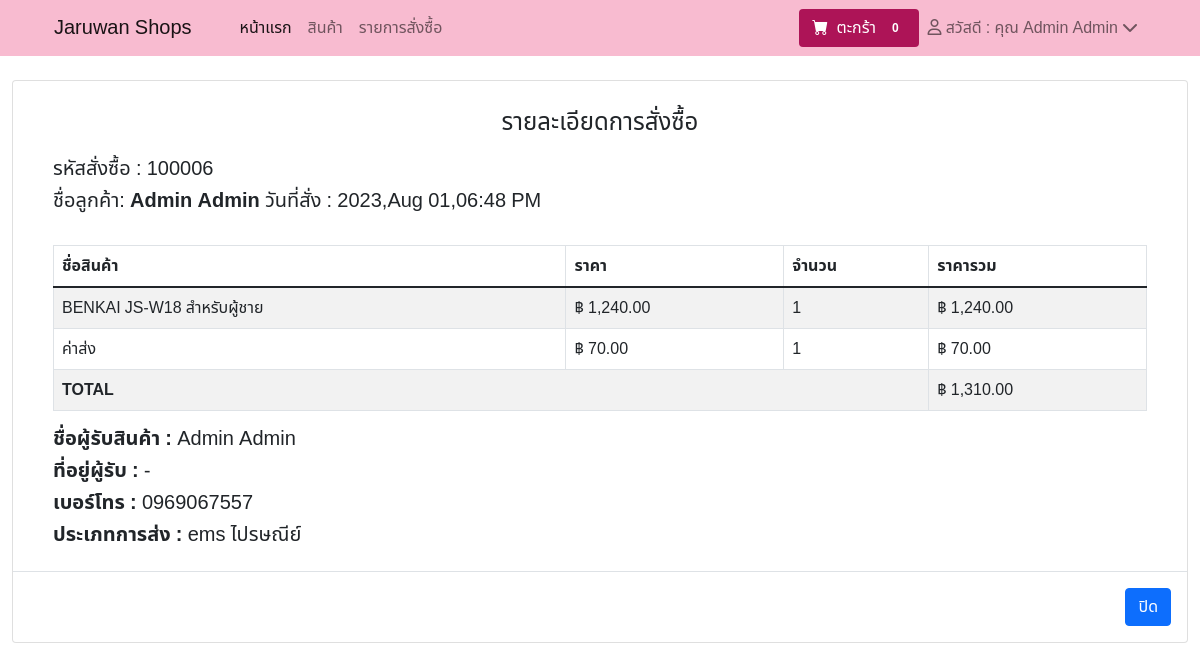
Page /emp/report_sell_user.php?id=100006 (signed in) on the committed database.
### tables this page shows
CREATE TABLE `contact` (
  `id_con` int(11) DEFAULT NULL,
  `name` varchar(255) NOT NULL,
  `map` varchar(500) NOT NULL,
  `facebook` varchar(50) DEFAULT NULL,
  `line` varchar(30) DEFAULT NULL,
  `tol` varchar(10) DEFAULT NULL,
  `email` varchar(255) NOT NULL,
  `address` varchar(500) NOT NULL
);

CREATE TABLE `purchase` (
  `purchaseid` int(11) NOT NULL,
  `q_id` varchar(10) NOT NULL,
  `ID` varchar(50) NOT NULL,
  `date_purchase` datetime NOT NULL,
  `stu` int(1) NOT NULL,
  `name_booking` varchar(100) NOT NULL,
  `tel_booking` varchar(10) NOT NULL,
  `add_booking` varchar(300) NOT NULL,
  `email` varchar(255) NOT NULL,
  `transport` int(1) NOT NULL,
  `img` varchar(100) NOT NULL
);

CREATE TABLE `user` (
  `ID` int(11) NOT NULL,
  `Username` varchar(50) NOT NULL,
  `Password` varchar(100) NOT NULL,
  `Firstname` varchar(100) NOT NULL,
  `Lastname` varchar(100) NOT NULL,
  `Tel` varchar(10) NOT NULL,
  `email` varchar(255) NOT NULL,
  `Add_user` varchar(30) NOT NULL,
  `Userlevel` int(1) NOT NULL
);

CREATE TABLE `purchase_detail` (
  `pdid` int(11) NOT NULL,
  `q_id` varchar(11) NOT NULL,
  `product_id` int(11) NOT NULL,
  `price` float NOT NULL,
  `quantity` int(11) NOT NULL
);

CREATE TABLE `product` (
  `product_id` int(11) NOT NULL,
  `category_id` int(11) NOT NULL,
  `product_name` varchar(30) NOT NULL,
  `price` double NOT NULL,
  `num` int(10) NOT NULL,
  `photo` varchar(150) NOT NULL,
  `product_status` varchar(100) NOT NULL,
  `ctgo` int(11) NOT NULL
);

### emp/report_sell_user.php (the view, shortened to what this page needs)
<!doctype html>
<html lang="en">
<head>
        <link href="https://cdn.jsdelivr.net/npm/bootstrap-icons@1.5.0/font/bootstrap-icons.css" rel="stylesheet" />
        <link href="../css/styles.css" rel="stylesheet" />
    </head>
<body>
      <?php
      include('nav_cart.php');
	  ?>
      <br>
                             <?php
                                include('../config/server.php');
                                $sql1="select * from purchase
                                left join user on user.ID = purchase.ID
                                where q_id='".$_GET['id']."'";
                                $dquery1=$conn->query($sql1);
                                $drow1=$dquery1->fetch_array()
                            ?>
<div class="content" id="details<?php echo $drow1['purchaseid']; ?>" tabindex="-1" role="dialog" aria-labelledby="myModalLabel" aria-hidden="true">
            <div class="container-fluid">
                <div class="row">
                    <div class="col-md-12">
                        <div class="card">
                             <div class="header">
                <center><h4 class="modal-title" id="myModalLabel">รายละเอียดการสั่งซื้อ</h4></center>
            </div>
            <div class="modal-body">
                <div class="container-fluid">
                    <h5>รหัสสั่งซื้อ : <?php echo $drow1['q_id']; ?></h5>
                    <h5>ชื่อลูกค้า: <b><?php echo $drow1['Firstname']; ?> <?php echo $drow1['Lastname']; ?></b>
                        <span class="pull-right">
                            วันที่สั่ง : <?php echo date('Y,M d,h:i A', strtotime($drow1['date_purchase'])) ?>
                        </span>
                    </h5><br/>
                    <table class="table table-bordered table-striped">
                        <thead>
                            <th>ชื่อสินค้า</th>
                            <th>ราคา</th>
                            <th>จำนวน</th>
                            <th>ราคารวม</th>
                        </thead>
                        <tbody>
                            <?php
                                include('../config/server.php');
                                $sql="select purchase_detail.* , purchase.* , product.*, sum(purchase_detail.price) AS pi from purchase_detail
                                left join purchase on purchase.q_id = purchase_detail.q_id
                                left join product on product.product_id = purchase_detail.product_id
                                where purchase_detail.q_id='".$drow1['q_id']."'";
                                $dquery=$conn->query($sql);
                                while($drow=$dquery->fetch_array()){
                                    $pi = $drow['pi'];
                                    ?>
                                    <tr>
                                        <td><?php echo $drow['product_name']; ?></td>
                                        <td class="text-right">&#3647; <?php echo number_format($drow['price'], 2); ?></td>
                                        <td><?php echo $drow['quantity']; ?></td>
                                        <td class="text-right">&#3647;
                                            <?php
                                                $subt = $drow['price']*$drow['quantity'];
                                                echo number_format($subt, 2);
                                            ?>
                                        </td>
                                    </tr>
                                    <?php
                                }
                            ?>
                             <tr>
                                <td class="y">ค่าส่ง</td>
                                <?php
                                if($drow1['transport']==1){
                                    $x = 50;
                                }
                                elseif($drow1['transport']==2){
                                    $x = 70;
                                }
                                elseif($drow1['transport']==3){
                                    $x = 70;
                                }
                                elseif($drow1['transport']==4){
                                    $x = 60;
                                }
                                ?>
                                <td class="text-right y">&#3647; <?php echo number_format($x, 2); ?></td>
                                <td class="text-right y"><?php echo 1 ?></td>
                                <td class="text-right y">&#3647; <?php echo number_format($x, 2); ?></td>
                            </tr>
                            <tr>
                                <td colspan="3" class="text-right y"><b>TOTAL</b></td>
                                <td class="text-right y">&#3647; <?php echo number_format($pi+$x, 2); ?></td>
                            </tr>
                        </tbody>
                    </table>
                    <h5 class="y"><b>ชื่อผู้รับสินค้า :</b> <?php echo $drow1['name_booking']; ?></h5>
                    <h5 class="y"><b>ที่อยู่ผู้รับ :</b> <?php echo $drow1['add_booking']; ?></h5>
                    <h5 class="y"><b>เบอร์โทร :</b> <?php echo $drow1['tel_booking']; ?></h5>
                    <h5 class="y"><b>ประเภทการส่ง :</b>
                    <?php
                    if($drow1['transport']==1){
                        echo 'ส่งแบบธรรมดา';
                    }
                    elseif($drow1['transport']==2){
                        echo 'ems ไปรษณีย์';
                    }
                    elseif($drow1['transport']==3){
                        echo 'kerry';
                    }
                    elseif($drow1['transport']==4){
                        echo 'Flash';
                    }
                    ?>
                    </h5>
                </div>
			</div>
            <div class="modal-footer">
                <a type="button" href="product_user_buy.php" class="btn btn-primary" data-dismiss="modal">ปิด</a>
            </div>
        </div>
    </div>
</div>

### emp/nav_cart.php (shortened to what this page needs)
<link rel="stylesheet" type="text/css" href="https://cdnjs.cloudflare.com/ajax/libs/font-awesome/6.2.0/css/all.min.css">
<like rel="stylesheet" type="text/css" href="print.css">
<nav class="navbar navbar-expand-lg navbar-light sticky-top" style="background-color: #f8bbd0;">
            <div class="container px-4">
            <?php
            include('../config/db.php');
            $teac = $conn->prepare('SELECT * From contact where id_con = 1');
            $teac->execute();
            $teacs = $teac->fetch();
            if (!$teacs) {
            }else{
            ?>
                <a class="navbar-brand text-dack" href="#!">
                <?php echo $teacs['name'];?>
                </a>
            <?php } ?>
                <div class="collapse navbar-collapse" id="navbarSupportedContent">
                    <ul class="navbar-nav me-auto mb-2 mb-lg-0 ms-lg-4 justify-content-between">
                        <li class="nav-item"><a class="nav-link active text-dack" aria-current="page" href="../index.php">หน้าแรก</a></li>
                        <li class="nav-item"><a class="nav-link text-dack" href="../index.php">สินค้า</a></li>
                            <?php if(!empty($_SESSION['Firstname'])) {?>
                            <li class="nav-item"><a class="nav-link" href="product_user_buy.php">รายการสั่งซื้อ</a></li>
                            <?php }?>
                    </ul>
                    <form class="form-inline">
                        <a class="btn text-white" type="submit" href="updatecart.php" style="background-color: #ad1457">
                            <i class="bi-cart-fill me-1"></i>
                            ตะกร้า
                            <?php if(isset($_SESSION['cart'])){
                              $i = 0;
                              foreach($_SESSION['cart'] as $qty){
                              $i += $qty;
                              }
                              ?>
                              <span class="badge bg-Success text-white ms-1 rounded-pill"><?php echo $i;?></span>
                            <?php }else{ $i = 0;?>
                            <span class="badge bg-Success text-white ms-1 rounded-pill"><?php echo $i;?></span>
                            <?php } ?>
                            </a>
                    </form>
                    <ul class="navbar-nav">
                    <li class="nav-item dropdown">
                      <?php if(!empty($_SESSION['Firstname'])) {?>
                        <a class="nav-link" id="navbarDropdown" href="#" role="button" data-bs-toggle="dropdown" aria-expanded="false"><i class="fa-regular fa-user"></i> สวัสดี : คุณ <?php echo $_SESSION['Firstname']?> <?php echo $_SESSION['Lastname']?> <i class="fa-solid fa-chevron-down"></i></a>
                      <?php }else{?>
                        <li><a class="nav-link text-dack" href="../login.php" ><i class="fa-solid fa-right-from-bracket"></i> เข้าสู่ระบบ</a></li>
                      <?php }?>
                    </li>
                    </ul>
                  </div>
            </div>
        </nav>

### emp/nav_cart.php (style rules this page uses)
body { height: 200px; min-height: 100vh; overflow-x: hidden; font-family: 'Noto Sans Thai', sans-serif; }

### rows in the picture
contact: name "Jaruwan Shops"
purchase: q "100006", user.Firstname "Admin", user.Lastname "Admin", date_purchase "2023,Aug 01,06:48 PM", transport "70.00", name_booking "Admin Admin", add_booking "-", tel_booking "0969067557"
purchase_detail: product.product_name "BENKAI JS-W18 สำหรับผู้ชาย", product.price "1,240.00", quantity "1", subt "1,240.00"

### other values in the picture
$i "0"
$_SESSION['Firstname'] "Admin"
$_SESSION['Lastname'] "Admin"
$pi+$x "1,310.00"
